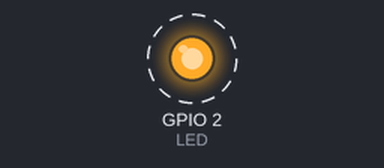
The sketch below on a simulated ESP32. Shown: output pins drawn as LEDs (lit = HIGH). Dashed ring = blinking. What the sketch prints to the serial monitor is not drawn.

Above: at 0.1 s.
Timing chart, 0 to 3.0 s (numbered marks = the images above):
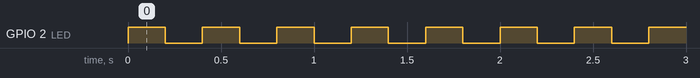

The sketch:

Exemplo1.ino
```cpp
/*Bibliotecas FreeRTOS */
#include "freertos/FreeRTOS.h"
#include "freertos/task.h"
/*Quando for usar fila inclui fila*/
/*Quando for usar semaforo inclui semaforo*/

/*mapeamento de pinos*/
#define LED 2

/* Variáveis para armazenamento do handle das tasks*/
TaskHandle_t taks1Handle = NULL;
TaskHandle_t taks2Handle = NULL;

/*protítipos das Tasks*/
void vTask1(void *pvParameters);
void vTask2(void *pvParameters);

/*função setup*/
void setup() {
  Serial.begin(9600); //configura comunicação serial com baudrate de 9600
  /*criação das tasks*/
  xTaskCreate(vTask1,"TASK1",configMINIMAL_STACK_SIZE,NULL,1,&taks1Handle);
  /*isso aloca a task na memoria*/
  xTaskCreate(vTask2,"TASK2",configMINIMAL_STACK_SIZE+1024,NULL,2,&taks1Handle);
  /*Parâmetros: pvTaskCode: vTask1 - ponteiro para função que será chamada
                pcName: "TASK1" - label que indica qual a task (depuração)
                usStackDepth: configMINIMAL_STACK - tamanho da pilha a ser usada
                pvParameters: Ponteiro que servirá de parâmetro para a tarefa que está sendo criada
                uxPriority: A prioridade na qual a tarefa criada será executada
                pvCreatedTask: Usado para passar um identificador para a tarefa criada.*/
}

/*função loop*/
void loop() {
  vTaskDelay(3000); //libera a CPU por 3 seg
}

/*
vTask1
inverte LED em intervalos de 200 ms
*/
void vTask1(void *pvParameters)
{
    pinMode(LED,OUTPUT);

    while (1)
    {
      digitalWrite(LED,!digitalRead(LED));
      vTaskDelay(pdMS_TO_TICKS(200));
    }
}

/*
vTask2
imprime valor de contagem a cada 1 seg
*/
void vTask2(void *pvParameters)
{
  int cont = 0;

  while (1)
  {
    Serial.println("Task 2: " + String(cont++));
    vTaskDelay(pdMS_TO_TICKS(1000));
  }
}
```

Measured:
- by itself, GPIO 2 (LED): alternates HIGH for 0.20 s and LOW for 0.20 s
